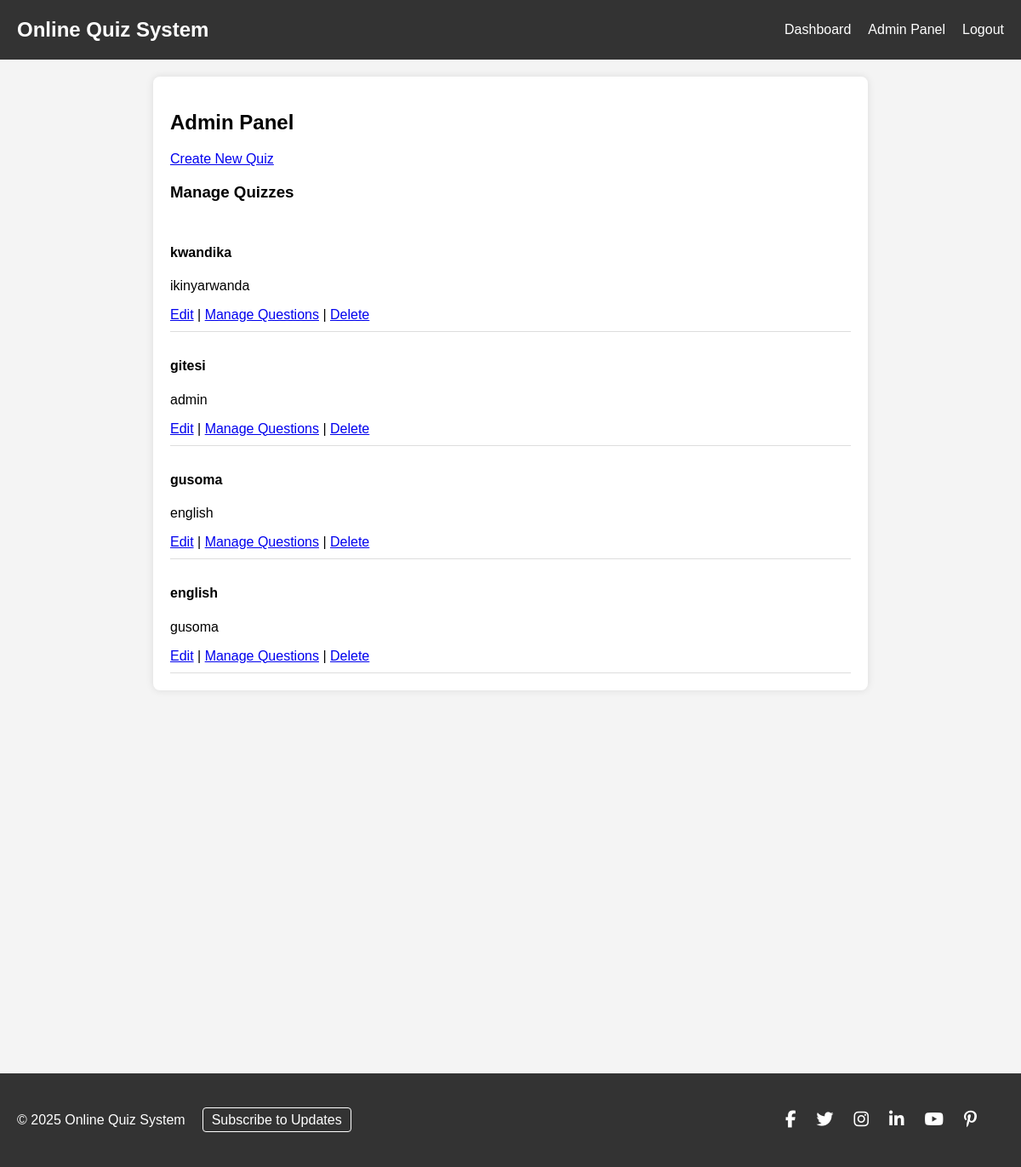
/admin_index.php (signed in), run on the app's committed database.
### tables this page shows
CREATE TABLE `quizzes` (
  `id` int(11) NOT NULL,
  `title` varchar(255) NOT NULL,
  `description` text DEFAULT NULL,
  `created_at` timestamp NOT NULL DEFAULT current_timestamp()
);

### admin_index.php (the view, shortened to what this page needs)
<?php
require_once 'header.php';
$stmt = $pdo->query("SELECT id, title, description FROM quizzes");
$quizzes = $stmt->fetchAll();
?>
<h2>Admin Panel</h2>
<a href="manage_quiz.php">Create New Quiz</a>
<h3>Manage Quizzes</h3>
<div class="quiz-list">
    <?php if (empty($quizzes)): ?>
        <p>No quizzes available.</p>
    <?php else: ?>
        <?php foreach ($quizzes as $quiz): ?>
            <div>
                <h4><?php echo htmlspecialchars($quiz['title']); ?></h4>
                <p><?php echo htmlspecialchars($quiz['description'] ?: 'No description'); ?></p>
                <a href="manage_quiz.php?id=<?php echo $quiz['id']; ?>">Edit</a> |
                <a href="manage_questions.php?quiz_id=<?php echo $quiz['id']; ?>">Manage Questions</a> |
                <a href="manage_quiz.php?delete=<?php echo $quiz['id']; ?>" onclick="return confirm('Are you sure?');">Delete</a>
            </div>
        <?php endforeach; ?>
    <?php endif; ?>
</div>
<?php require_once 'footer.php'; ?>

### style.css (style rules this page uses)
body { font-family: Arial, sans-serif; margin: 0; padding: 0; background-color: #f4f4f4; }
.quiz-list, .question-list { margin-top: 20px; }
.quiz-list div, .question-list div { border-bottom: 1px solid #ddd; padding: 10px 0; }

### data on the page
quizzes: title "kwandika", description "ikinyarwanda"
quizzes: title "gitesi", description "admin"
quizzes: title "gusoma", description "english"
quizzes: title "english", description "gusoma"
